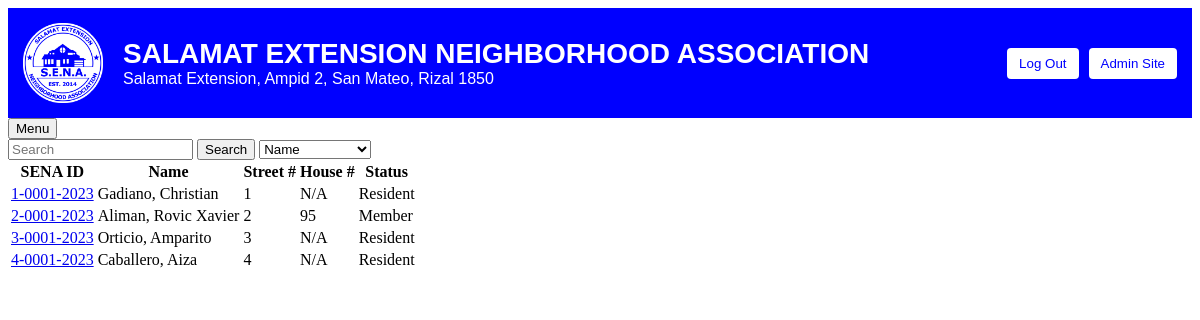
Screenshot of /masterlist/search_for_all/ (signed in) with the database file from the repository.
### masterlist/models.py (models this page shows, shortened)
class Person(models.Model):
	person_id = models.CharField(max_length=11, primary_key=True) # e.g. 1-0001-2023 (First Street, Entry #1, Registered on 2023)
	person_surname = models.CharField(max_length=30)
	person_firstname = models.CharField(max_length=100)
	person_middlename = models.CharField(max_length=30, null=True)
	person_extension = models.CharField(max_length=5, null=True)
	person_street_no = models.IntegerField() # 1,2,3 or 4
	person_house_no = models.CharField(max_length=5, null=True)
	person_status = models.CharField(max_length=20) # Resident, Pending, Member

### masterlist/views.py (the view)
# urls.py: path('search_for_all/', views.view_masterlist, name='view_masterlist'),
@login_required(login_url='login')
def view_masterlist(request):
	return render(request, 'masterlist/search_results.html', {'search_results': Person.objects.all().order_by('person_street_no','person_surname')})

### templates/masterlist/search_results.html (shortened to what this page needs)
{% extends "base.html" %}
{% block content %}
<a href="{% url 'index' %}"><button>Menu</button></a>
<form action="{% url 'search_results' %}" method="POST">
	<input type="search" name="search" value="{% if search_content %}{{ search_content }}{% endif %}" placeholder="Search" required>
	<input type="submit" value="Search">
	<select id="search-filter" name="search-filter">
		<option value="by-name" {% if search_filter == 'by-name' %}{{ 'selected' }}{% endif %}>Name</option>
	</select>
</form>
{% if search_results %}
<table id="search_results_list">
	<tr>
		<th>SENA ID</th>
		<th>Name</th>
		<th>Street #</th>
		<th>House #</th>
		<th>Status</th>
	</tr>
	{% for person in search_results %}
	<tr>
		<td>
			<a href="{% url 'details' person.person_id %}">{{ person.person_id }}</a>
		</td>
		<td>
			{{ person.person_surname }},
			{{ person.person_firstname }}
		</td>
		<td>{{ person.person_street_no }}</td>
		<td>
			{% if person.person_house_no %}
				{{ person.person_house_no }}
			{% else %}
				N/A
			{% endif %}
		</td>
		<td>{{ person.person_status }}</td>
	</tr>
	{% endfor %}
</table>
{% endif %}
{% endblock %}

### rows the page displays
Person: person_id "1-0001-2023", person_surname "Gadiano", person_firstname "Christian", person_street_no "1", person_house_no "N/A", person_status "Resident"
Person: person_id "2-0001-2023", person_surname "Aliman", person_firstname "Rovic Xavier", person_street_no "2", person_house_no "95", person_status "Member"
Person: person_id "3-0001-2023", person_surname "Orticio", person_firstname "Amparito", person_street_no "3", person_house_no "N/A", person_status "Resident"
Person: person_id "4-0001-2023", person_surname "Caballero", person_firstname "Aiza", person_street_no "4", person_house_no "N/A", person_status "Resident"
